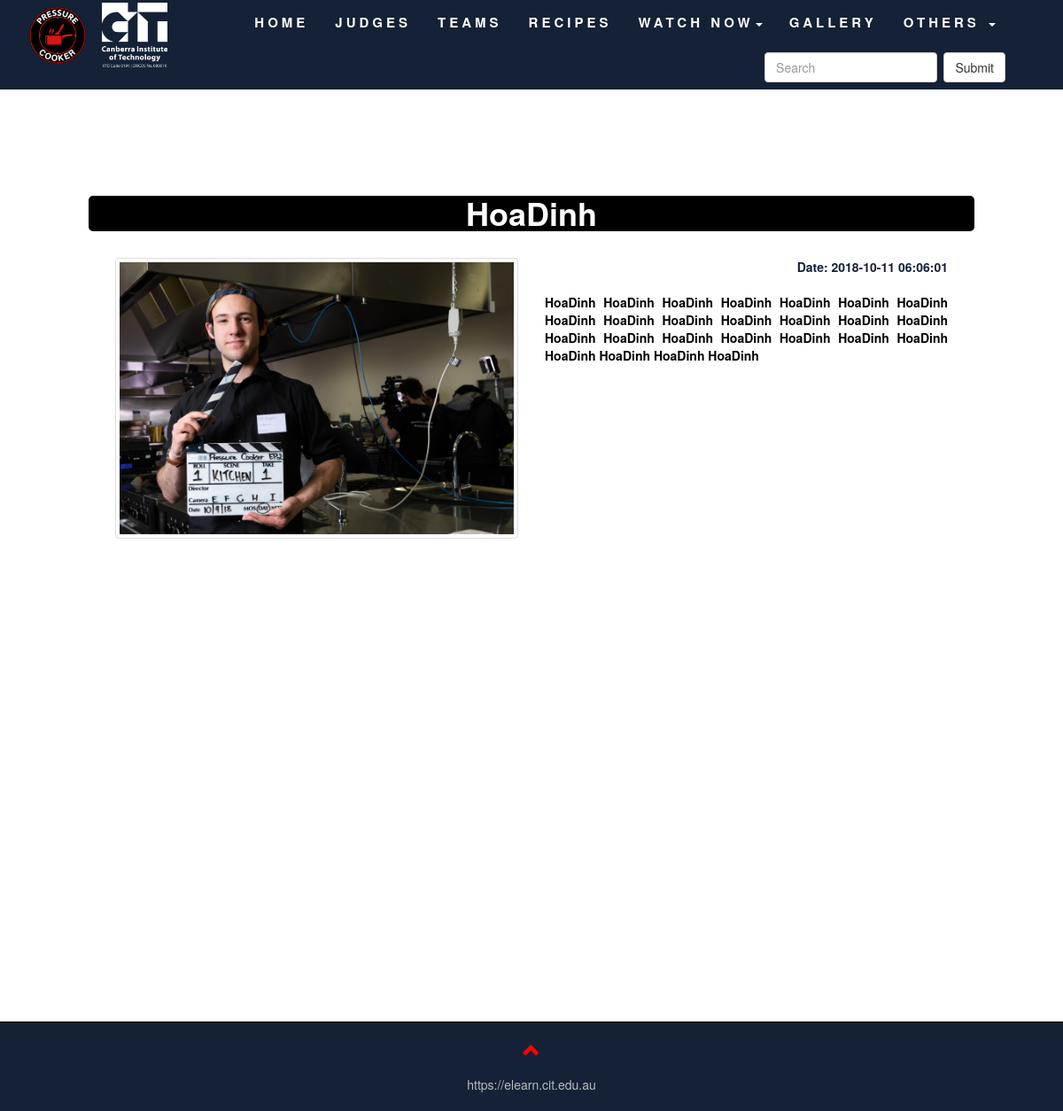
Screenshot of /behindScenesDetails.php?behindScenes=9 with the database file from the repository.
### tables this page shows
CREATE TABLE `behindscenes` (
  `id` int(10) NOT NULL,
  `name` text NOT NULL,
  `img` text NOT NULL,
  `date` timestamp NOT NULL DEFAULT CURRENT_TIMESTAMP ON UPDATE CURRENT_TIMESTAMP,
  `msg` text NOT NULL
);

### behindScenesDetails.php (the view, shortened to what this page needs)
<?php
require __DIR__ . '/admin/config/db.php';
@$get = $_GET[ 'behindScenes' ];
?>
<!DOCTYPE html>
<html>
<head>
	<link rel="stylesheet" href="https://maxcdn.bootstrapcdn.com/bootstrap/3.3.7/css/bootstrap.min.css">
	<link href="assets\style.css" rel="stylesheet">
	<link rel="stylesheet" href="https://use.fontawesome.com/releases/v5.2.0/css/all.css">
</head>
<body id="topOfPage">
	<div class="container-fluid">
		<?php
		include "templates/navigationbar_template.php";
		?>
		<div class="myView bg-3">
			<div id="startAgain" class="container-fluid myContainer bg-3 goTopAnim">
				<?php
				$judge_query = "SELECT * FROM behindscenes
									WHERE id = $get";
				$connect_judge_query = mysqli_query( $conn, $judge_query );
				$count_rows = mysqli_num_rows( $connect_judge_query );
				if ( $count_rows > 0 ) {
					while ( $get_each_row = mysqli_fetch_array( $connect_judge_query ) ) {
				$name_of_behindscense = $get_each_row['name'];
				$img_of_behindscense = $get_each_row['img'];
				$date_behindscense = $get_each_row['date'];
				$msg_of_behindscense = $get_each_row['msg'];
						?>
				<h1 class="text-center" style="font-weight: bold; background: black; color: white; border-radius: 5px;">
					<?php echo $name_of_behindscense; ?>
				</h1><br>
				<div class="row">
					<div class="col-md-6">
						<div class="thumbnail">
							<img class="resizeWithIndividualView" src="admin\dynamicImages\behindScenes\<?php echo $img_of_behindscense; ?>" alt="judges">
						</div>
					</div>
					<div class="col-md-6">
						<p style="float: right; font-weight: bold;">Date:
							<?php echo $date_behindscense; ?>
						</p><br><br>
						<p style="color: black; text-align: justify;">
							<strong>
								<?php echo $msg_of_behindscense; ?>
							</strong>
						</p>
					</div>
					<?php
					}
					}
					?>
				</div>
			</div>
		</div><br><br><br><br><br><br><br><br><br><br><br><br><br><br><br><br><br><br><br><br>
	</div>
	<?php
	include 'templates/footer_template.php';
	?>
</body>
</html>

### assets/style.css (style rules this page uses)
body { background: #fffff; }
.thumbnail { padding: 0 0 15px 0; border: none; border-radius: 0; }
.thumbnail img { width: 100%; height: 100%; margin-bottom: 10px; }
.resizeWithIndividualView { height: 330px; height: -webkit-fill-available; max-height: auto; width: 490px; max-width: 100%; object-fit: contain; object-position: center; display: inline-block; padding: 4px; line-height: 1.42857143; background-color: #fff; border: 1px solid #ddd; border-radius: 4px; transition: all .2s ease-in-out; }
.bg-3 { background-color: #FFFFFF; color: #152136; }
.myContainer { padding-top: 70px; padding-bottom: 70px; }
@media screen and (min-width: 900px) { .container-fluid { padding: 0px; } }
.row { margin-left: 15px; margin-right: 15px; }
.container-fluid { padding: 0px; }
@media screen and (min-width: 901px) { .myView { padding: 100px; } }

### rows the page displays
behindscenes: name "HoaDinh", img (picture), date "2018-10-11 06:06:01", msg "HoaDinh HoaDinh HoaDinh HoaDinh HoaDinh HoaDinh HoaDinh HoaDinh HoaDinh HoaDinh HoaDinh HoaDinh HoaDinh HoaDinh HoaDinh HoaDinh HoaDinh HoaDinh HoaDinh HoaDinh HoaDinh HoaDinh HoaDinh HoaDinh HoaDinh"
